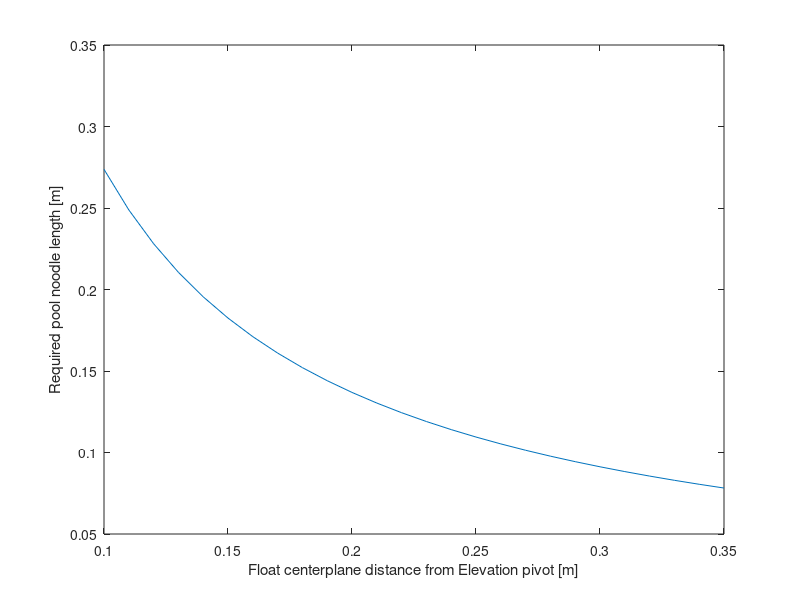

The MATLAB script that drew this image:
clc
clear all
close all

%Script determines required pool float volume to result in no preferred
%orientation for LAS boom arm.

mLAS = 0.533; %Mass of moving portion of LAS [kg]
cgLAS = 0.089; %CG of  moving portion of LAS [m]
mWater = 0.134 %Displaced mass of water due to moving portion of LAS [kg]
cBuoy = 0.147 %Center of volume for moving portion of LAS [m]
g = 9.81 %Acceleration due to gravity [m/s^2]
rhoWater = 1000 %density of water [kg/m^3]

LHS = mLAS*g*cgLAS-mWater*cBuoy*g; %LHS of static analysis
l = 0.1:.01:.35 %potential length along boom arm as measured from 0 = pivot axis

ID = 0.0127; %pool noodle ID
OD = 0.0381; %pool noodle OD
A = pi/4*(OD^2-ID^2); %cross sectional area of pool noodle
lFloat = LHS./l/(A*rhoWater*g); %required length of float to balance
%the net moment due to the couple formed by weight and buoyant forces

figure
plot(l,lFloat)
xlabel('Float centerplane distance from Elevation pivot [m]')
ylabel('Required pool noodle length [m]')
